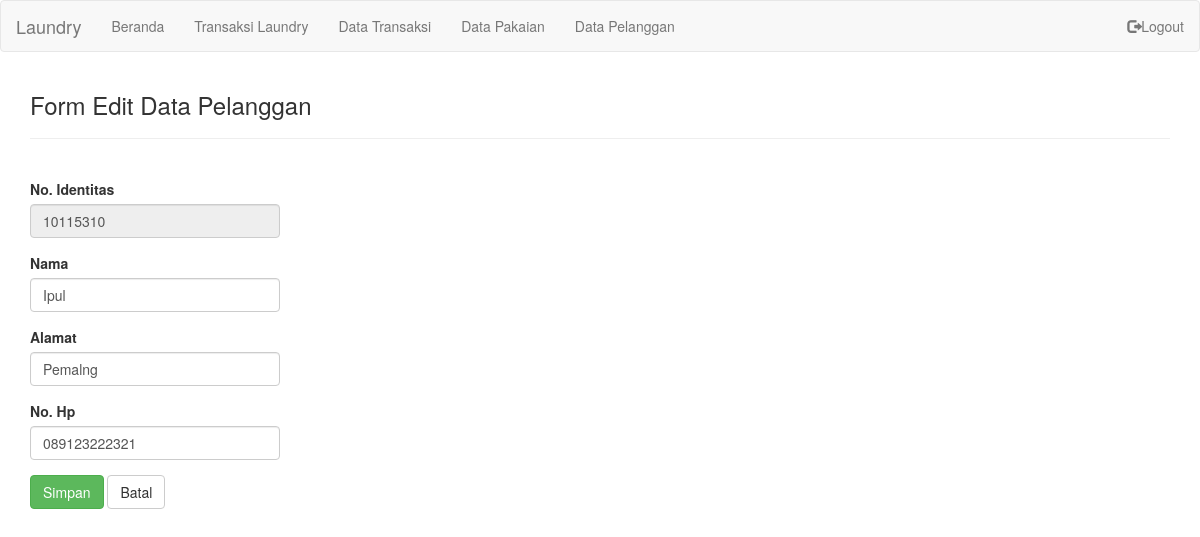
Screenshot of /editdatapelanggan.php?edit=10115310 (signed in) with the database file from the repository.
### tables this page shows
CREATE TABLE `pelanggan` (
  `No_Identitas` char(8) NOT NULL,
  `Nama` varchar(30) NOT NULL,
  `Alamat` varchar(30) DEFAULT NULL,
  `No_Hp` varchar(15) NOT NULL
);

### editdatapelanggan.php (the view, shortened to what this page needs)
<?php
if(isset($_SESSION['id'])){
?>
<!DOCTYPE html>
<html>
  <head>
    <?php
      include "include/header.php";
    ?>
  </head>
  <body>
    <nav class="navbar navbar-default">
      <div class="container-fluid">
        <div class="navbar-header">
      <a class="navbar-brand" href="#">Laundry</a>
    </div>
    <ul class="nav navbar-nav">
      <?php
        include "include/list.php"
      ?>
    </ul>
    <ul class="nav navbar-nav navbar-right">
      <li><a href="logout.php"><span class="glyphicon glyphicon-log-out"></span>Logout</a></li>
    </ul>
  </div>
</nav>
<div class="container">
  <h3>Form Edit Data Pelanggan</h3>
  <hr>
  <br>
  <?php
    include "./include/koneksi.php";
    $No_Identitas = $_GET['edit'];
    $sql = mysqli_query($conn, "SELECT * FROM pelanggan WHERE No_Identitas='".$No_Identitas."'");
    while ($hasil = mysqli_fetch_array($sql)) {
 ?>
        <form action="proses-edit-pelanggan.php" method="POST" >
              <div class="form-group">
                <label>No. Identitas</label>
                <input type="text" class="form-control" name="No_Identitas" placeholder="No. Identitas" style="width: 250px" readonly="readonly" value="<?php echo $hasil['No_Identitas']; ?>" >
              </div>
              <div class="form-group">
                <label>Nama</label>
                <input type="text" class="form-control" name="Nama" placeholder="Nama" style="width: 250px" value="<?php echo $hasil['Nama']; ?>" >
              </div>
              <div class="form-group">
                <label>Alamat</label>
                <input type="text" class="form-control" name="Alamat" placeholder="Alamat" style="width: 250px" value="<?php echo $hasil['Alamat']; ?>" >
              </div>
              <div class="form-group">
                <label>No. Hp</label>
                <input type="text" class="form-control" name="No_Hp" placeholder="No. Hp" style="width: 250px" value="<?php echo $hasil['No_Hp']; ?>" >
              </div>
              <input type="submit" name="submit" value="Simpan" class="btn btn-success">
              <a href="pelanggan.php"><input type="button" class="btn btn-default" value="Batal" ></a>
              </form>
            <?php
          } ?>
</div>
</body>
</html>
<?php
}else{
	header("location:login/index.php");
}

### rows the page displays
pelanggan: No_Identitas "10115310", Nama "Ipul", Alamat "Pemalng", No_Hp "089123222321"
